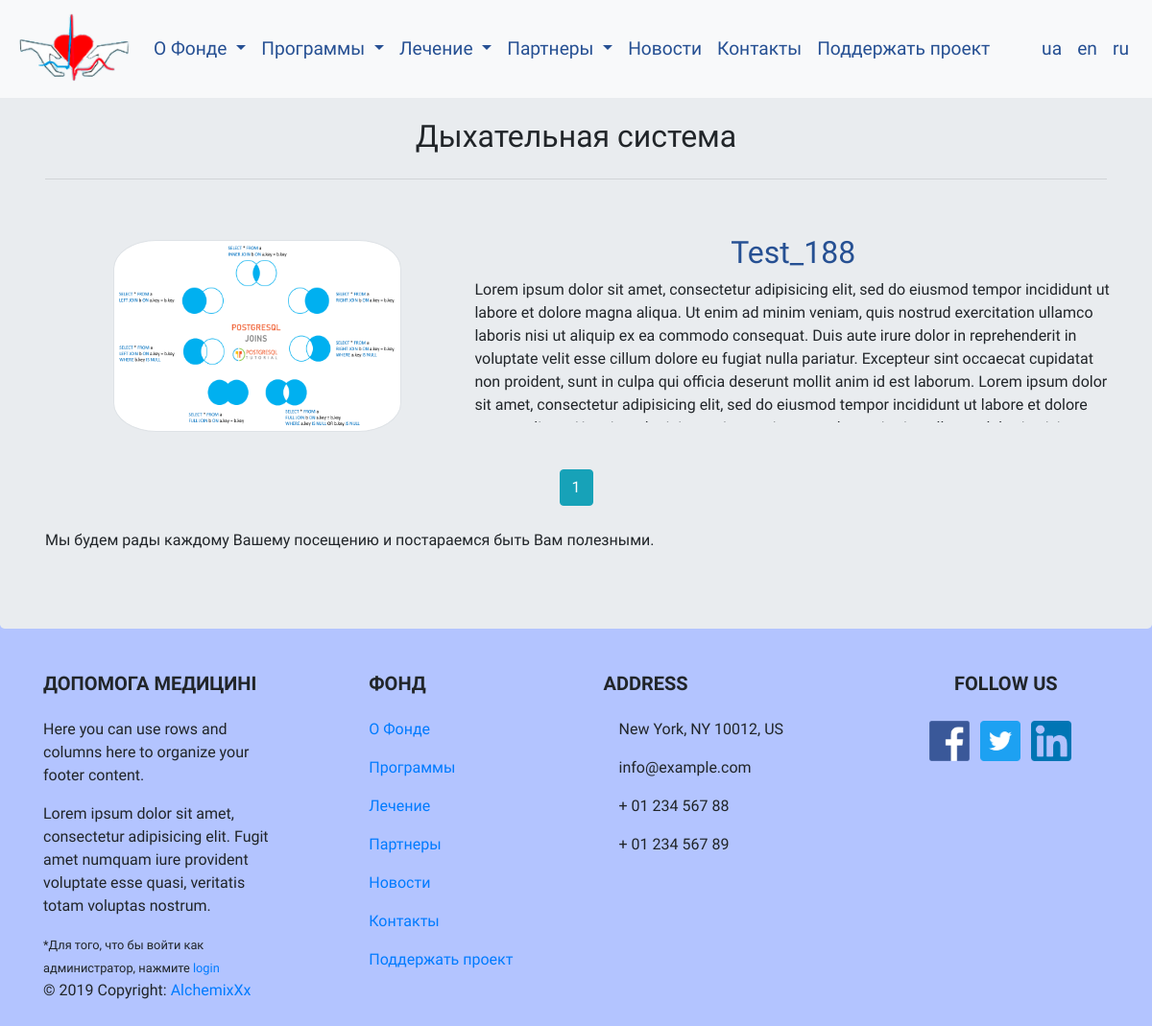
The page /treatment_one on the database its author committed.
### flaskblog/models.py (models this page shows, shortened)
class Treatment(db.Model):
    id = db.Column(db.Integer, primary_key=True)
    title = db.Column(db.String(128), unique=True, nullable=False)
    direction = db.Column(db.String(256), nullable=False)
    content = db.Column(db.Text, nullable=False)
    image_file = db.Column(db.String(20), nullable=False, default='default.jpg')

### flaskblog/main/routes.py (the view)
@main.route("/treatment_one")
def treatment_one():
    page = request.args.get('page', 1, type=int)
    posts = Treatment.query.filter(Treatment.direction.in_(('sys1','Дыхательная система'))).paginate(page=page, per_page=7)
    direction = Treatment.query.filter(Treatment.direction.in_(('sys1','Дыхательная система'))).first()
    return render_template('31_treat_system_1.html', posts=posts, direction=direction)

### flaskblog/templates/31_treat_system_1.html
{% extends "30_treat_system_layout.html" %}
  {% block treatment %}
    {% for page_num in posts.iter_pages(left_edge=1, right_edge=1, left_current=1, right_current=2) %}
      {% if page_num %}
        {% if posts.page == page_num %}
          <a class="btn btn-info mb-4" href="{{ url_for('main.treatment_one', page=page_num) }}">{{ page_num }}</a>
        {% else %}
          <a class="btn btn-outline-info mb-4" href="{{ url_for('main.treatment_one', page=page_num) }}">{{ page_num }}</a>
        {% endif %}
      {% else %}
        ...
      {% endif %}
    {% endfor %}
  {% endblock treatment %}

### flaskblog/templates/30_treat_system_layout.html (shortened to what this page needs)
{% extends "00_layout.html" %}
{% block content %}
<main>
      <div class="jumbotron">
        <div class="container">
<div class="main_info">
    {% if  direction.direction == "sys1" %}
        <h2>Дыхательная система</h2>
    {% elif direction.direction == "sys2"%}
        <h2>Пищеварительная система</h2>
    {% elif direction.direction == "sys3"%}
        <h2>Мочевыделительная система</h2>
    {% elif direction.direction == "sys4"%}
        <h2>Опорно-двигательный аппарат</h2>
    {% elif direction.direction == "sys5"%}
        <h2>Циркуляторная система</h2>
    {% elif direction.direction == "sys6"%}
        <h2>Нервная система</h2>
    {% elif direction.direction == "sys7"%}
        <h2>Сенсорная система</h2>
    {% elif direction.direction == "sys8"%}
        <h2>Покровная система</h2>
    {% elif direction.direction == "sys9"%}
        <h2>Эндокринная система</h2>
    {% elif direction.direction == "sys10"%}
        <h2>Органы кроветворения и иммунной системы</h2>
    {% endif %}
            <hr class="my-4">
            <div class="news_zone">
              {% for post in posts.items %}
               <img class="pict img-thumbnail" src="{{ post.image_file }}" alt='__sorry__'>
               <article class="media content-section">
                 <div class="media-body">
                   <h2><a class="article-title" href="{{url_for('treatment.treat', treat_id=post.id)}}">{{post.title}}</a></h2>
                   <p class="article-content">{{post.content}}</p>
                 </div>
               </article>
              {% endfor %}
</div>
<div class="centred">
    {% block treatment %}
    {% endblock treatment %}
  </div>
  <p class="">Мы будем рады каждому Вашему посещению и постараемся быть Вам полезными.</p>
        </div>
    </div>
</main>
{% endblock content%}

### flaskblog/static/style.css (style rules this page uses)
body { background: #b3c4ff; font-size: 16px; font-family: 'Mukta', sans-serif; z-index: 100; width: 100%; height: 100%; }
.news_zone { padding-top: 3%; padding-bottom: 3%; }
h2 { text-align: center; }
.media-body a { color: #265093; }
.pict { width: 300px; height: 200px; display: block; margin-left: auto; margin-right: auto; margin-top: auto; margin-bottom: auto; border-radius: 15%; }
.article-content { max-height: 150px; overflow: hidden; }
.news_zone { max-width: 100%; display: grid; grid-template-columns: 40% 60%; grid-column-gap: 5px; grid-row-gap: 15px; }
.centred { text-align:center; }

### rows shown on the page
Treatment: image_file (picture), title "Test_188", content "Lorem ipsum dolor sit amet, consectetur adipisicing elit, sed do eiusmod tempor incididunt ut labore et dolore magna aliqua. Ut enim ad minim veniam, quis nostrud exercitation ullamco laboris nisi ut aliquip ex ea commodo consequat. Duis aute irure dolor in reprehenderit in voluptate velit esse cillum dolore eu fugiat nulla pariatur. Excepteur sint occaecat cupidatat non proident, sunt in culpa qui officia deserunt mollit anim id est laborum. Lorem ipsum dolor sit amet, consectetur adipisicing elit, sed do eiusmod tempor incididunt ut labore et dolore…"

### other values the page prints
{{ page_num }} "1"
